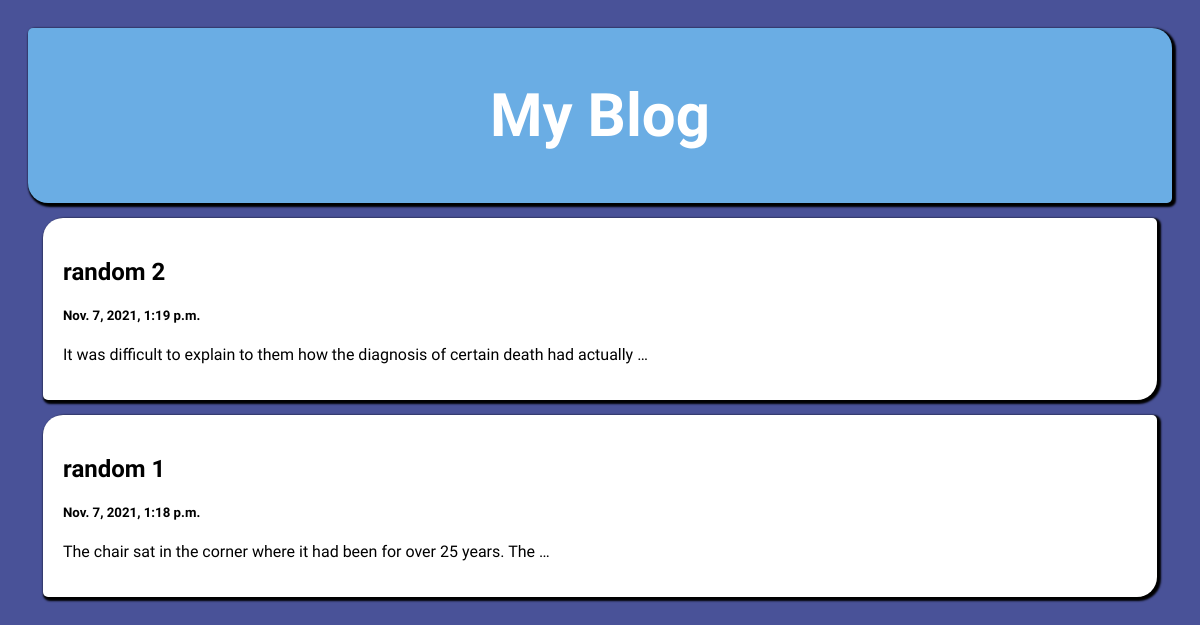
The page / on the database its author committed.
### myapp/models.py (models this page shows)
class Post(models.Model):
    title = models.CharField(max_length=100)
    context= models.CharField(max_length=1000000000000)
    date= models.DateTimeField(default=datetime.now, blank=True)

### myapp/views.py (the view)
# urls.py: path('',views.index, name='index'),
def index(request):
    posts = Post.objects.all()
    return render (request, 'index.html', {'posts': posts})

### templates/index.html (shortened to what this page needs)
{% load static %}
<!DOCTYPE html>
<html>
<head>
    <link href="{% static 'style.css' %}" rel="stylesheet">
</head>
<body>
<div class="titles">
  <h2>My Blog</h2>
</div>
<div class="post">
  <div class="column">
      {% for post in posts reversed %}
    <div class="card">
      <a style="text-decoration: none; color: black;" href="/post/{{post.title}}">
        <h2>{{post.title}}</h2>
        <h5>{{post.date}}</h5>
        <p>{{post.context|truncatewords:15}}</p>
      </a>
    </div>
    {% endfor %}
  </div>
</div>
</body>
</html>

### static/style.css (style rules this page uses)
* { box-sizing: border-box; }
body { padding: 20px; background: #495298; }
.titles { padding: 2px; font-size: 40px; text-align: center; background: rgb(106, 173, 228); color:white; box-shadow: 2px 2px 2px 2px black; border-radius: 5px 20px; font-family: 'Mohave', sans-serif; }
.column { float: left; width: 100%; }
.card { background-color: rgb(255, 255, 255); padding: 20px; margin: 15px; font-family: 'Zen Kurenaido', sans-serif; border-radius: 20px 5px; box-shadow: 2px 2px 2px 2px black; }
a { text-decoration: none; color: black; }

### rows shown on the page
Post: title "random 2", date "Nov. 7, 2021, 1:19 p.m.", context "It was difficult to explain to them how the diagnosis of certain death had actually …"
Post: title "random 1", date "Nov. 7, 2021, 1:18 p.m.", context "The chair sat in the corner where it had been for over 25 years. The …"
